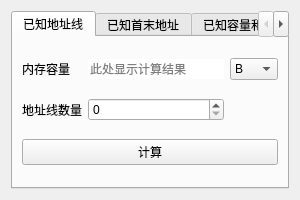
<?xml version="1.0" encoding="UTF-8"?>
<ui version="4.0">
 <class>Form</class>
 <widget class="QWidget" name="Form">
  <property name="geometry">
   <rect>
    <x>0</x>
    <y>0</y>
    <width>300</width>
    <height>200</height>
   </rect>
  </property>
  <property name="minimumSize">
   <size>
    <width>300</width>
    <height>200</height>
   </size>
  </property>
  <property name="maximumSize">
   <size>
    <width>300</width>
    <height>200</height>
   </size>
  </property>
  <property name="windowTitle">
   <string>内存地址</string>
  </property>
  <property name="windowIcon">
   <iconset resource="ico.qrc">
    <normaloff>:/ico/ico/ZzCalcBox.png</normaloff>:/ico/ico/ZzCalcBox.png</iconset>
  </property>
  <layout class="QGridLayout" name="gridLayout_4">
   <item row="0" column="0">
    <widget class="QTabWidget" name="tabWidget">
     <property name="layoutDirection">
      <enum>Qt::LeftToRight</enum>
     </property>
     <property name="autoFillBackground">
      <bool>false</bool>
     </property>
     <property name="tabPosition">
      <enum>QTabWidget::North</enum>
     </property>
     <property name="tabShape">
      <enum>QTabWidget::Rounded</enum>
     </property>
     <property name="currentIndex">
      <number>0</number>
     </property>
     <property name="elideMode">
      <enum>Qt::ElideNone</enum>
     </property>
     <property name="usesScrollButtons">
      <bool>true</bool>
     </property>
     <property name="documentMode">
      <bool>false</bool>
     </property>
     <property name="tabsClosable">
      <bool>false</bool>
     </property>
     <property name="tabBarAutoHide">
      <bool>false</bool>
     </property>
     <widget class="QWidget" name="tab_1">
      <attribute name="title">
       <string>已知地址线</string>
      </attribute>
      <layout class="QGridLayout" name="gridLayout">
       <item row="1" column="1">
        <widget class="QSpinBox" name="tab1_spin_bus">
         <property name="maximum">
          <number>999</number>
         </property>
        </widget>
       </item>
       <item row="0" column="0">
        <widget class="QLabel" name="label_2">
         <property name="text">
          <string>内存容量</string>
         </property>
        </widget>
       </item>
       <item row="1" column="0">
        <widget class="QLabel" name="label">
         <property name="text">
          <string>地址线数量</string>
         </property>
        </widget>
       </item>
       <item row="0" column="2">
        <widget class="QComboBox" name="tab1_combo_unit">
         <property name="currentIndex">
          <number>1</number>
         </property>
         <item>
          <property name="text">
           <string>b</string>
          </property>
         </item>
         <item>
          <property name="text">
           <string>B</string>
          </property>
         </item>
         <item>
          <property name="text">
           <string>KB</string>
          </property>
         </item>
         <item>
          <property name="text">
           <string>MB</string>
          </property>
         </item>
         <item>
          <property name="text">
           <string>GB</string>
          </property>
         </item>
         <item>
          <property name="text">
           <string>TB</string>
          </property>
         </item>
        </widget>
       </item>
       <item row="2" column="0" colspan="3">
        <widget class="QPushButton" name="tab1_btn_calc">
         <property name="text">
          <string>计算</string>
         </property>
        </widget>
       </item>
       <item row="0" column="1">
        <widget class="QLineEdit" name="tab1_lineEdit_memory">
         <property name="inputMask">
          <string/>
         </property>
         <property name="frame">
          <bool>false</bool>
         </property>
         <property name="readOnly">
          <bool>true</bool>
         </property>
         <property name="placeholderText">
          <string>此处显示计算结果</string>
         </property>
        </widget>
       </item>
      </layout>
     </widget>
     <widget class="QWidget" name="tab_2">
      <attribute name="title">
       <string>已知首末地址</string>
      </attribute>
      <layout class="QGridLayout" name="gridLayout_3">
       <item row="0" column="2">
        <widget class="QComboBox" name="tab2_combo_unit">
         <item>
          <property name="text">
           <string>b</string>
          </property>
         </item>
         <item>
          <property name="text">
           <string>B</string>
          </property>
         </item>
         <item>
          <property name="text">
           <string>KB</string>
          </property>
         </item>
         <item>
          <property name="text">
           <string>MB</string>
          </property>
         </item>
         <item>
          <property name="text">
           <string>GB</string>
          </property>
         </item>
         <item>
          <property name="text">
           <string>TB</string>
          </property>
         </item>
        </widget>
       </item>
       <item row="0" column="0">
        <widget class="QLabel" name="label_4">
         <property name="text">
          <string>内存容量</string>
         </property>
        </widget>
       </item>
       <item row="2" column="0">
        <widget class="QLabel" name="label_3">
         <property name="text">
          <string>首地址</string>
         </property>
        </widget>
       </item>
       <item row="4" column="0">
        <widget class="QLabel" name="label_5">
         <property name="text">
          <string>末地址</string>
         </property>
        </widget>
       </item>
       <item row="0" column="1">
        <widget class="QLineEdit" name="tab2_lineEdit_memory">
         <property name="inputMask">
          <string/>
         </property>
         <property name="text">
          <string/>
         </property>
         <property name="frame">
          <bool>false</bool>
         </property>
         <property name="readOnly">
          <bool>true</bool>
         </property>
         <property name="placeholderText">
          <string>此处显示计算结果</string>
         </property>
        </widget>
       </item>
       <item row="6" column="0" colspan="3">
        <widget class="QPushButton" name="tab2_btn_calc">
         <property name="text">
          <string>计算</string>
         </property>
        </widget>
       </item>
       <item row="2" column="1">
        <widget class="QSpinBox" name="tab2_spin_start">
         <property name="maximum">
          <number>65535</number>
         </property>
         <property name="displayIntegerBase">
          <number>16</number>
         </property>
        </widget>
       </item>
       <item row="4" column="1">
        <widget class="QSpinBox" name="tab2_spin_end">
         <property name="maximum">
          <number>65535</number>
         </property>
         <property name="displayIntegerBase">
          <number>16</number>
         </property>
        </widget>
       </item>
      </layout>
     </widget>
     <widget class="QWidget" name="tab_3">
      <attribute name="title">
       <string>已知容量和首地址</string>
      </attribute>
      <layout class="QGridLayout" name="gridLayout_5">
       <item row="0" column="0">
        <widget class="QLabel" name="label_13">
         <property name="text">
          <string>内存容量</string>
         </property>
        </widget>
       </item>
       <item row="3" column="1">
        <widget class="QLineEdit" name="tab3_lineEdit_end">
         <property name="inputMask">
          <string/>
         </property>
         <property name="text">
          <string/>
         </property>
         <property name="frame">
          <bool>false</bool>
         </property>
         <property name="readOnly">
          <bool>true</bool>
         </property>
         <property name="placeholderText">
          <string>此处显示计算结果</string>
         </property>
        </widget>
       </item>
       <item row="4" column="0" colspan="3">
        <widget class="QPushButton" name="tab3_btn_calc">
         <property name="text">
          <string>计算</string>
         </property>
        </widget>
       </item>
       <item row="0" column="1">
        <widget class="QLineEdit" name="tab3_lineEdit_memory"/>
       </item>
       <item row="0" column="2">
        <widget class="QComboBox" name="tab3_combo_unit">
         <item>
          <property name="text">
           <string>b</string>
          </property>
         </item>
         <item>
          <property name="text">
           <string>B</string>
          </property>
         </item>
         <item>
          <property name="text">
           <string>KB</string>
          </property>
         </item>
         <item>
          <property name="text">
           <string>MB</string>
          </property>
         </item>
         <item>
          <property name="text">
           <string>GB</string>
          </property>
         </item>
         <item>
          <property name="text">
           <string>TB</string>
          </property>
         </item>
        </widget>
       </item>
       <item row="1" column="0">
        <widget class="QLabel" name="label_11">
         <property name="text">
          <string>首地址</string>
         </property>
        </widget>
       </item>
       <item row="3" column="0">
        <widget class="QLabel" name="label_12">
         <property name="text">
          <string>末地址</string>
         </property>
        </widget>
       </item>
       <item row="1" column="1">
        <widget class="QSpinBox" name="tab3_spin_start">
         <property name="maximum">
          <number>65535</number>
         </property>
         <property name="displayIntegerBase">
          <number>16</number>
         </property>
        </widget>
       </item>
      </layout>
     </widget>
     <widget class="QWidget" name="tab_4">
      <attribute name="title">
       <string>已知容量和末地址</string>
      </attribute>
      <layout class="QGridLayout" name="gridLayout_6">
       <item row="0" column="1">
        <widget class="QLineEdit" name="tab4_lineEdit_memory"/>
       </item>
       <item row="1" column="0">
        <widget class="QLabel" name="label_15">
         <property name="text">
          <string>首地址</string>
         </property>
        </widget>
       </item>
       <item row="0" column="0">
        <widget class="QLabel" name="label_16">
         <property name="text">
          <string>内存容量</string>
         </property>
        </widget>
       </item>
       <item row="4" column="0" colspan="3">
        <widget class="QPushButton" name="tab4_btn_calc">
         <property name="text">
          <string>计算</string>
         </property>
        </widget>
       </item>
       <item row="2" column="0">
        <widget class="QLabel" name="label_14">
         <property name="text">
          <string>末地址</string>
         </property>
        </widget>
       </item>
       <item row="0" column="2">
        <widget class="QComboBox" name="tab4_combo_unit">
         <item>
          <property name="text">
           <string>b</string>
          </property>
         </item>
         <item>
          <property name="text">
           <string>B</string>
          </property>
         </item>
         <item>
          <property name="text">
           <string>KB</string>
          </property>
         </item>
         <item>
          <property name="text">
           <string>MB</string>
          </property>
         </item>
         <item>
          <property name="text">
           <string>GB</string>
          </property>
         </item>
         <item>
          <property name="text">
           <string>TB</string>
          </property>
         </item>
        </widget>
       </item>
       <item row="1" column="1">
        <widget class="QLineEdit" name="tab4_lineEdit_start">
         <property name="inputMask">
          <string/>
         </property>
         <property name="text">
          <string/>
         </property>
         <property name="frame">
          <bool>false</bool>
         </property>
         <property name="readOnly">
          <bool>true</bool>
         </property>
         <property name="placeholderText">
          <string>此处显示计算结果</string>
         </property>
        </widget>
       </item>
       <item row="2" column="1">
        <widget class="QSpinBox" name="tab4_spin_end">
         <property name="maximum">
          <number>65535</number>
         </property>
         <property name="displayIntegerBase">
          <number>16</number>
         </property>
        </widget>
       </item>
      </layout>
     </widget>
    </widget>
   </item>
  </layout>
 </widget>
 <resources>
  <include location="ico.qrc"/>
 </resources>
 <connections>
  <connection>
   <sender>tab4_btn_calc</sender>
   <signal>clicked()</signal>
   <receiver>Form</receiver>
   <slot>tab4_btn_calc_clicked()</slot>
   <hints>
    <hint type="sourcelabel">
     <x>205</x>
     <y>150</y>
    </hint>
    <hint type="destinationlabel">
     <x>206</x>
     <y>197</y>
    </hint>
   </hints>
  </connection>
  <connection>
   <sender>tab1_btn_calc</sender>
   <signal>clicked()</signal>
   <receiver>Form</receiver>
   <slot>tab1_btn_calc_clicked()</slot>
   <hints>
    <hint type="sourcelabel">
     <x>184</x>
     <y>151</y>
    </hint>
    <hint type="destinationlabel">
     <x>197</x>
     <y>196</y>
    </hint>
   </hints>
  </connection>
  <connection>
   <sender>tab2_btn_calc</sender>
   <signal>clicked()</signal>
   <receiver>Form</receiver>
   <slot>tab2_btn_calc_clicked()</slot>
   <hints>
    <hint type="sourcelabel">
     <x>183</x>
     <y>148</y>
    </hint>
    <hint type="destinationlabel">
     <x>293</x>
     <y>145</y>
    </hint>
   </hints>
  </connection>
  <connection>
   <sender>tab3_btn_calc</sender>
   <signal>clicked()</signal>
   <receiver>Form</receiver>
   <slot>tab3_btn_calc_clicked()</slot>
   <hints>
    <hint type="sourcelabel">
     <x>266</x>
     <y>159</y>
    </hint>
    <hint type="destinationlabel">
     <x>329</x>
     <y>163</y>
    </hint>
   </hints>
  </connection>
 </connections>
 <slots>
  <slot>tab1_btn_calc_clicked()</slot>
  <slot>tab2_btn_calc_clicked()</slot>
  <slot>tab3_btn_calc_clicked()</slot>
  <slot>tab4_btn_calc_clicked()</slot>
 </slots>
</ui>
